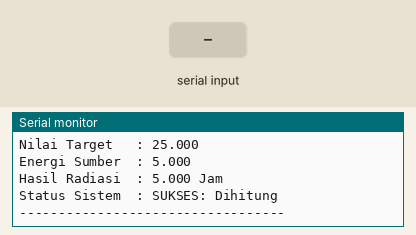
Bench run of a sketch on a simulated ESP32. Shown: the last lines printed to the serial monitor. The test bench sets the inputs (shaded band).

Above: at 2.0 s.
2.1 s: "CALC,1\n" received over Serial
At 3.3 s:
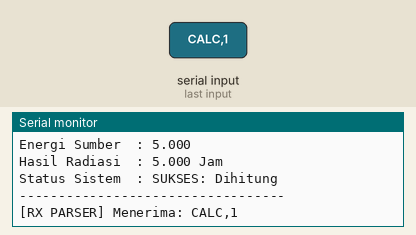
3.6 s: "HITUNG,150\n" received over the second serial link
At 4.7 s:
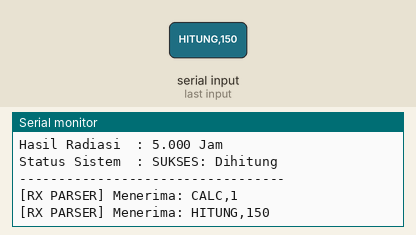
5.1 s: "CALC\n" received over Serial
At 6.2 s:
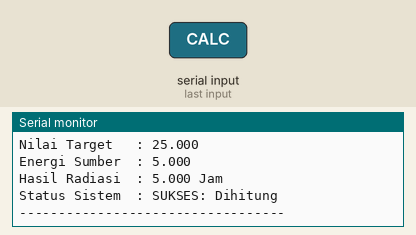
6.6 s: "HITUNG\n" received over the second serial link
8.1 s: "TARGET=\n" received over Serial
At 8.5 s:
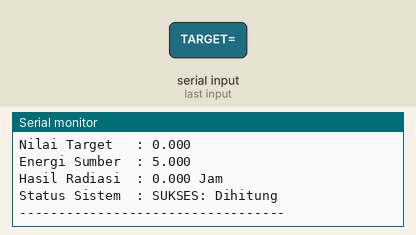

The sketch:

Program_Uji.ino
```cpp
/* ==============================================================================
 * PROYEK     : SISTEM KONTROL & KALKULATOR RADIASI IRADIATOR
 * UNIT       : TIM IRADIATOR - PROGRAMMER
 * FILE       : Program_Uji.ino
 * DESKRIPSI  : Program Arduino untuk menghitung nilai radiasi antara Nilai Target
 *              dan Nilai Energi Sumber, serta berkomunikasi dua arah dengan HMI Nextion.
 * KOMPATIBEL : Arduino Mega 2560 (Rekomendasi), Arduino Uno/Nano, ESP32
 * ==============================================================================
 * PANDUAN KONEKSI PIN (Arduino ke Nextion HMI):
 * ------------------------------------------------------------------------------
 * NEXTION HMI          ARDUINO MEGA 2560       ARDUINO UNO/NANO (SoftwareSerial)
 *   +5V                  5V                      5V (disarankan adaptor eksternal 5V/1A)
 *   GND                  GND                     GND (Wajib satu ground)
 *   TX                   RX1 (Pin 19)            Pin 10 (Soft RX)
 *   RX                   TX1 (Pin 18)            Pin 11 (Soft TX)
 * ==============================================================================
 */

#include <Arduino.h>

// ==============================================================================
// 1. KONFIGURASI HARDWARE MIKROKONTROLER
// ==============================================================================
// Pilih jenis board dengan mengaktifkan salah satu define di bawah ini:
#define BOARD_MEGA      // Untuk Arduino Mega 2560 (Hardware Serial1)
// #define BOARD_UNO    // Untuk Arduino Uno / Nano (SoftwareSerial Pin 10, 11)
// #define BOARD_ESP32  // Untuk ESP32 (Hardware Serial2 Pin 16, 17)

#if defined(BOARD_UNO)
  #include <SoftwareSerial.h>
  SoftwareSerial nextionSerial(10, 11); // RX = Pin 10, TX = Pin 11
#elif defined(BOARD_MEGA)
  #define nextionSerial Serial1        // Mega Serial1: RX1=Pin 19, TX1=Pin 18
#elif defined(BOARD_ESP32)
  #define nextionSerial Serial2        // ESP32 Serial2: RX2=Pin 16, TX2=Pin 17
#endif

// Baudrate komunikasi serial
#define NEXTION_BAUD    9600    // Standar baudrate default Nextion HMI
#define DEBUG_BAUD      115200  // Baudrate Serial Monitor PC untuk debugging

// ==============================================================================
// 2. DEFINISI MODE KALKULASI RADIASI
// ==============================================================================
enum ModeKalkulasi {
  // Mode 0: WAKTU PENYINARAN (Exposure / Irradiation Time)
  // Rumus: t = Target Dosis (kGy atau Gy) / Laju Energi Sumber (kGy/jam atau Gy/s)
  MODE_WAKTU_IRADIASI = 0,

  // Mode 1: ATENUASI / PENYERAPAN RADIASI (Hukum Lambert-Beer)
  // Rumus: Dosis Serap = Energi Sumber * (1 - e^(-mu * Tebal Target))
  MODE_ATENUASI_ABSORPSI = 1,

  // Mode 2: EFISIENSI / PERSENTASE KETERCAPAIAN TARGET
  // Rumus: Efisiensi (%) = (Target / Energi Sumber) * 100%
  MODE_EFISIENSI_RASIO = 2,

  // Mode 3: SELISIH / DEVIASI NILAI RADIASI
  // Rumus: Selisih = Target - Energi Sumber
  MODE_SELISIH_DEVIASI = 3
};

// Mode aktif default
ModeKalkulasi modeAktif = MODE_WAKTU_IRADIASI;

// Koefisien atenuasi linier bahan (mu, satuan 1/cm) untuk Mode 1
// Contoh: Air/Jaringan lunak untuk Gamma Co-60 (~1.25 MeV) ~ 0.063 cm^-1
float koefisienMu = 0.063;

// ==============================================================================
// 3. VARIABEL DATA
// ==============================================================================
float nilaiTarget      = 25.0;  // Nilai Target (cth: Dosis Target 25.0 kGy)
float nilaiEnergiSumber = 5.0;   // Nilai Energi Sumber (cth: Laju Dosis 5.0 kGy/jam)
float nilaiHasilRadiasi = 0.0;  // Hasil perhitungan nilai radiasi
String satuanHasil     = "jam"; // Satuan hasil perhitungan
String statusSistem    = "SIAP";

// Buffer pembacaan data serial dari Nextion
String rxBuffer = "";
unsigned long lastCalcTime = 0;
const unsigned long AUTO_UPDATE_INTERVAL = 1000; // Update otomatis setiap 1 detik

// ==============================================================================
// 4. PROTOKOL PENGIRIMAN DATA KE NEXTION (Akhiran 3x 0xFF)
// ==============================================================================
void kirimPerintahNextion(const String &cmd) {
  nextionSerial.print(cmd);
  nextionSerial.write(0xFF);
  nextionSerial.write(0xFF);
  nextionSerial.write(0xFF);
}

// Fungsi mengubah isi teks pada komponen Nextion
void setNextionText(const String &komponen, const String &isiTeks) {
  String cmd = komponen + ".txt=\"" + isiTeks + "\"";
  kirimPerintahNextion(cmd);
}

// Fungsi mengubah isi angka (val) pada komponen Nextion
void setNextionNumber(const String &komponen, long nilaiAngka) {
  String cmd = komponen + ".val=" + String(nilaiAngka);
  kirimPerintahNextion(cmd);
}

// ==============================================================================
// 5. ENGINE PERHITUNGAN RADIASI
// ==============================================================================
void hitungNilaiRadiasi() {
  // Proteksi nilai input tidak valid
  if (nilaiTarget < 0.0) nilaiTarget = 0.0;
  if (nilaiEnergiSumber < 0.0) nilaiEnergiSumber = 0.0;

  switch (modeAktif) {
    case MODE_WAKTU_IRADIASI:
      // Waktu Iradiasi = Target Dosis / Laju Dosis Energi Sumber
      if (nilaiEnergiSumber > 0.00001) {
        nilaiHasilRadiasi = nilaiTarget / nilaiEnergiSumber;
        satuanHasil = "Jam";
        statusSistem = "SUKSES: Dihitung";
      } else {
        nilaiHasilRadiasi = 0.0;
        satuanHasil = "N/A";
        statusSistem = "ERR: Sumber = 0";
      }
      break;

    case MODE_ATENUASI_ABSORPSI:
      // Penyerapan Dosis = I0 * (1 - exp(-mu * x))
      nilaiHasilRadiasi = nilaiEnergiSumber * (1.0 - exp(-koefisienMu * nilaiTarget));
      satuanHasil = "kGy/cm";
      statusSistem = "SUKSES: Dihitung";
      break;

    case MODE_EFISIENSI_RASIO:
      // Rasio Target thd Energi Sumber (%)
      if (nilaiEnergiSumber > 0.00001) {
        nilaiHasilRadiasi = (nilaiTarget / nilaiEnergiSumber) * 100.0;
        satuanHasil = "%";
        statusSistem = "SUKSES: Dihitung";
      } else {
        nilaiHasilRadiasi = 0.0;
        satuanHasil = "%";
        statusSistem = "ERR: Sumber = 0";
      }
      break;

    case MODE_SELISIH_DEVIASI:
      // Selisih nilai radiasi
      nilaiHasilRadiasi = nilaiTarget - nilaiEnergiSumber;
      satuanHasil = "Delta";
      statusSistem = "SUKSES: Dihitung";
      break;

    default:
      nilaiHasilRadiasi = 0.0;
      satuanHasil = "-";
      statusSistem = "ERR: Mode Salah";
      break;
  }

  // Debug ke Serial Monitor PC
  Serial.println(F("--- [HASIL KALKULASI RADIASI] ---"));
  Serial.print(F("Mode Kalkulasi : ")); Serial.println((int)modeAktif);
  Serial.print(F("Nilai Target   : ")); Serial.println(nilaiTarget, 3);
  Serial.print(F("Energi Sumber  : ")); Serial.println(nilaiEnergiSumber, 3);
  Serial.print(F("Hasil Radiasi  : ")); Serial.print(nilaiHasilRadiasi, 3);
  Serial.print(F(" ")); Serial.println(satuanHasil);
  Serial.print(F("Status Sistem  : ")); Serial.println(statusSistem);
  Serial.println(F("----------------------------------"));

  // Kirim hasil pembaruan ke tampilan HMI Nextion
  perbaruiTampilanHMI();
}

// ==============================================================================
// 6. UPDATE TAMPILAN KE NEXTION HMI
// ==============================================================================
void perbaruiTampilanHMI() {
  String strHasil = String(nilaiHasilRadiasi, 2) + " " + satuanHasil;
  String strTarget = String(nilaiTarget, 2);
  String strEnergi = String(nilaiEnergiSumber, 2);

  // 1. Dukungan format nama deskriptif (disarankan di Nextion Editor)
  setNextionText("tTarget", strTarget);
  setNextionText("tEnergy", strEnergi);
  setNextionText("tHasil",  strHasil);
  setNextionText("tStatus", statusSistem);

  // 2. Dukungan format nama default bawaan Nextion (t0, t1, t2, t3)
  // Supaya langsung tampil jika user memakai nama komponen default di HMI
  setNextionText("t0", strTarget);
  setNextionText("t1", strEnergi);
  setNextionText("t2", strHasil);
  setNextionText("t3", statusSistem);

  // 3. Update komponen angka numeric (n0, n1, n2) dalam bilangan bulat
  setNextionNumber("n0", (long)(nilaiTarget * 100));       // Disimpan x100 (2 desimal)
  setNextionNumber("n1", (long)(nilaiEnergiSumber * 100)); // Disimpan x100
  setNextionNumber("n2", (long)(nilaiHasilRadiasi * 100)); // Disimpan x100
}

// ==============================================================================
// 7. PARSER DATA DARI NEXTION
// ==============================================================================
// Memproses perintah string yang dikirim oleh Nextion atau Serial Monitor
void eksekusiPerintah(String baris) {
  baris.trim();
  if (baris.length() == 0) return;

  Serial.print(F("[RX PARSER] Menerima: "));
  Serial.println(baris);

  // Format 1: Perintah Hitung manual dari tombol HMI
  // Contoh Nextion Button Touch Release: print "CALC\n" atau print "HITUNG\n"
  if (baris.equalsIgnoreCase("CALC") || baris.equalsIgnoreCase("HITUNG")) {
    hitungNilaiRadiasi();
  }
  // Format 2: Pengaturan Nilai Target
  // Contoh: TARGET=30.5 atau T=30.5 atau SET:TARGET=30.5
  else if (baris.startsWith("TARGET=") || baris.startsWith("T=") || baris.indexOf("TARGET=") >= 0) {
    int idx = baris.indexOf('=');
    nilaiTarget = baris.substring(idx + 1).toFloat();
    hitungNilaiRadiasi();
  }
  // Format 3: Pengaturan Nilai Energi Sumber
  // Contoh: ENERGY=7.2 atau E=7.2 atau SUMBER=7.2
  else if (baris.startsWith("ENERGY=") || baris.startsWith("E=") || baris.startsWith("SUMBER=") || baris.indexOf("ENERGY=") >= 0) {
    int idx = baris.indexOf('=');
    nilaiEnergiSumber = baris.substring(idx + 1).toFloat();
    hitungNilaiRadiasi();
  }
  // Format 4: Penggantian Mode Perhitungan
  // Contoh: MODE=0 (Waktu), MODE=1 (Atenuasi), MODE=2 (Efisiensi)
  else if (baris.startsWith("MODE=") || baris.startsWith("M=")) {
    int idx = baris.indexOf('=');
    int m = baris.substring(idx + 1).toInt();
    if (m >= 0 && m <= 3) {
      modeAktif = (ModeKalkulasi)m;
      hitungNilaiRadiasi();
    }
  }
  // Format 5: Perintah Bantuan (Help)
  else if (baris.equalsIgnoreCase("HELP") || baris.equalsIgnoreCase("?")) {
    tampilkanBantuan();
  }
}

// Membaca data serial stream dari Nextion HMI
void prosesSerialNextion() {
  while (nextionSerial.available() > 0) {
    uint8_t b = nextionSerial.read();

    // Deteksi frame Nextion Event 0x65 (Touch Event)
    // 0x65 [page_id] [comp_id] [event_press/release] 0xFF 0xFF 0xFF
    if (b == 0x65) {
      delay(10); // Tunggu sisa byte tiba
      if (nextionSerial.available() >= 5) {
        uint8_t pageId = nextionSerial.read();
        uint8_t compId = nextionSerial.read();
        uint8_t eventType = nextionSerial.read();
        // Lewati 3 byte 0xFF
        nextionSerial.read(); nextionSerial.read(); nextionSerial.read();

        Serial.print(F("[HMI TOUCH] Page: ")); Serial.print(pageId);
        Serial.print(F(" | Comp ID: ")); Serial.print(compId);
        Serial.print(F(" | Event: ")); Serial.println(eventType);

        // Jika tombol hitung ditekan (sesuaikan ID komponen jika perlu)
        hitungNilaiRadiasi();
        return;
      }
    }

    // Deteksi pembatas baris ('\n' atau '\r') atau akhir paket 0xFF
    if (b == '\n' || b == '\r' || b == 0xFF) {
      if (rxBuffer.length() > 0) {
        eksekusiPerintah(rxBuffer);
        rxBuffer = "";
      }
    } else {
      // Masukkan karakter ke dalam buffer
      if (rxBuffer.length() < 64) {
        rxBuffer += (char)b;
      }
    }
  }
}

// Membaca input dari Serial Monitor PC untuk mempermudah uji coba tanpa HMI
void prosesSerialMonitor() {
  while (Serial.available() > 0) {
    char c = Serial.read();
    if (c == '\n' || c == '\r') {
      if (rxBuffer.length() > 0) {
        eksekusiPerintah(rxBuffer);
        rxBuffer = "";
      }
    } else {
      rxBuffer += c;
    }
  }
}

// ==============================================================================
// 8. TAMPILAN BANTUAN DI SERIAL MONITOR PC
// ==============================================================================
void tampilkanBantuan() {
  Serial.println(F("\n========================================================"));
  Serial.println(F("     SISTEM KALKULATOR RADIASI HMI NEXTION (TIM IRADIATOR)"));
  Serial.println(F("========================================================"));
  Serial.println(F("Perintah Uji via Serial Monitor PC / Nextion:"));
  Serial.println(F("  TARGET=<nilai>  -> Ubah nilai target (cth: TARGET=25.0)"));
  Serial.println(F("  ENERGY=<nilai>  -> Ubah nilai energi sumber (cth: ENERGY=5.0)"));
  Serial.println(F("  MODE=<0-3>      -> 0: Waktu Iradiasi (t = Dosis / Laju)"));
  Serial.println(F("                     1: Atenuasi Lambert-Beer"));
  Serial.println(F("                     2: Efisiensi Target thd Sumber (%)"));
  Serial.println(F("                     3: Selisih Target vs Sumber"));
  Serial.println(F("  CALC            -> Picu perhitungan ulang"));
  Serial.println(F("  HELP            -> Tampilkan menu bantuan"));
  Serial.println(F("========================================================\n"));
}

// ==============================================================================
// 9. SETUP & LOOP UTAMA
// ==============================================================================
void setup() {
  // Inisialisasi Serial Debug ke PC
  Serial.begin(DEBUG_BAUD);
  delay(500);

  // Inisialisasi Serial ke Nextion
  #if defined(BOARD_UNO)
    nextionSerial.begin(NEXTION_BAUD);
  #elif defined(BOARD_MEGA)
    nextionSerial.begin(NEXTION_BAUD);
  #elif defined(BOARD_ESP32)
    nextionSerial.begin(NEXTION_BAUD, SERIAL_8N1, 16, 17); // RX=16, TX=17
  #endif

  Serial.println(F("[SYSTEM] Arduino Radiation Calculator Initialized."));
  tampilkanBantuan();

  // Reset komunikasi Nextion & sinkronisasi awal
  kirimPerintahNextion("");
  delay(100);

  // Lakukan perhitungan awal dan tampilkan di HMI Nextion
  hitungNilaiRadiasi();
}

void loop() {
  // 1. Tangani input data dari HMI Nextion
  prosesSerialNextion();

  // 2. Tangani input perintah dari Serial Monitor PC (opsional / debugging)
  prosesSerialMonitor();

  // 3. Heartbeat / update periodik jika diperlukan
  unsigned long skrg = millis();
  if (skrg - lastCalcTime >= AUTO_UPDATE_INTERVAL) {
    lastCalcTime = skrg;
    // Dapat diaktifkan jika menginginkan sinkronisasi berkala
  }
}
```

Measured:
- after the input at 2.1 s, the serial monitor: prints a new line at once (image 1)
- after the input at 3.6 s, the serial monitor: prints a new line at once (image 2)
- after the input at 5.1 s, the serial monitor: prints a new line at once (image 3)
- after the input at 8.1 s, the serial monitor: prints a new line at once (image 4)
